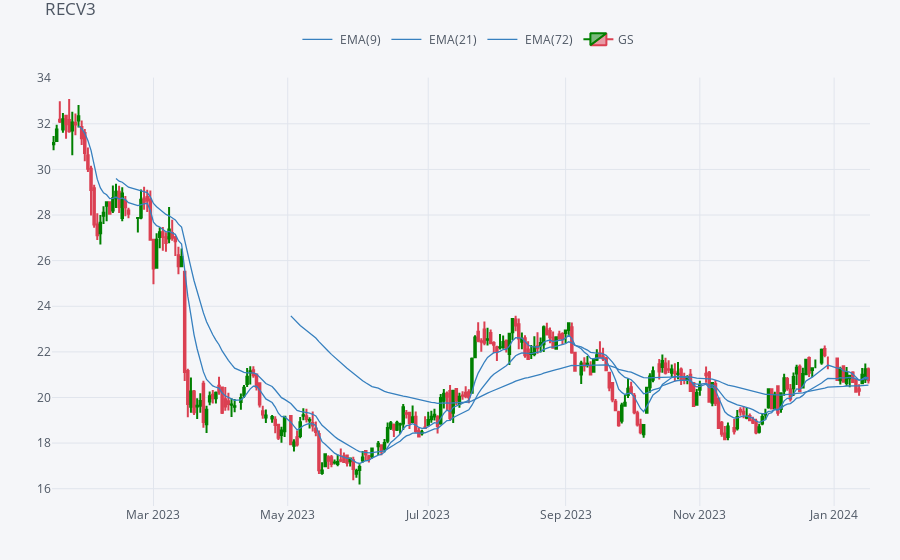

The cell this chart's notebook holds for it:
### Code cell
import cufflinks as cf
ativo = yf.download(tickers= x+'.SA', period = periodo , auto_adjust=True, progress = False )

qf=cf.QuantFig(ativo , title= x ,legend='top',name='GS',up_color='green', down_color='red' )
#qf.add_bollinger_bands(periods=20, boll_std=2, colors=['cyan','grey'], fill=True)
qf.add_ema(periods=9)
qf.add_ema(periods=21)
qf.add_ema(periods=72)

fig = qf.figure()
fig.update_xaxes(
    rangebreaks=[dict(bounds=["sat", "mon"])])
fig.show()

### Figure 1 — Plotly figure (JSON) as saved in the notebook; plotly's stock layout.template omitted (floating-point values rounded to 4 significant figures; data arrays with more than 128 entries replaced by an {"elided": "..."} marker saying what was removed)
{"data": [{"line": {"color": "rgba(55, 128, 191, 1.0)", "dash": "solid", "shape": "linear", "width": 1.3}, "mode": "lines", "name": " EMA(9)", "text": "", "type": "scatter", "x": {"elided": "249 str values"}, "y": {"elided": "249 mixed values"}, "yaxis": "y2"}, {"line": {"color": "rgba(55, 128, 191, 1.0)", "dash": "solid", "shape": "linear", "width": 1.3}, "mode": "lines", "name": " EMA(21)", "text": "", "type": "scatter", "x": {"elided": "249 str values"}, "y": {"elided": "249 mixed values"}, "yaxis": "y2"}, {"line": {"color": "rgba(55, 128, 191, 1.0)", "dash": "solid", "shape": "linear", "width": 1.3}, "mode": "lines", "name": " EMA(72)", "text": "", "type": "scatter", "x": {"elided": "249 str values"}, "y": {"elided": "249 mixed values"}, "yaxis": "y2"}, {"close": {"elided": "249 float values"}, "decreasing": {"line": {"color": "#db4052"}}, "high": {"elided": "249 float values"}, "increasing": {"line": {"color": "#008000"}}, "low": {"elided": "249 float values"}, "name": "GS", "open": {"elided": "249 float values"}, "showlegend": true, "type": "candlestick", "x": {"elided": "249 str values"}, "yaxis": "y2"}], "layout": {"legend": {"bgcolor": "#F5F6F9", "font": {"color": "#4D5663"}, "orientation": "h", "x": 0.3, "y": 0.95, "yanchor": "bottom"}, "margin": {"b": 30, "l": 30, "r": 30, "t": 30}, "paper_bgcolor": "#F5F6F9", "plot_bgcolor": "#F5F6F9", "showlegend": true, "title": {"font": {"color": "#4D5663"}, "text": "RECV3"}, "xaxis": {"anchor": "y2", "gridcolor": "#E1E5ED", "rangebreaks": [{"bounds": ["sat", "mon"]}], "rangeselector": {"bgcolor": "rgba(150, 200, 250, 1)", "buttons": [{"count": 1, "label": "1m", "step": "month", "stepmode": "backward"}, {"count": 1, "label": "1y", "step": "year", "stepmode": "backward"}], "font": {"size": 13}, "visible": false, "x": 0, "y": 0.9}, "rangeslider": {"visible": false}, "showgrid": true, "tickfont": {"color": "#4D5663"}, "title": {"font": {"color": "#4D5663"}, "text": ""}, "zerolinecolor": "#E1E5ED"}, "yaxis": {"gridcolor": "#E1E5ED", "showgrid": true, "showticklabels": false, "tickfont": {"color": "#4D5663"}, "title": {"font": {"color": "#4D5663"}, "text": ""}, "zerolinecolor": "#E1E5ED"}, "yaxis2": {"domain": [0, 0.9], "gridcolor": "#E1E5ED", "showgrid": true, "tickfont": {"color": "#4D5663"}, "title": {"font": {"color": "#4D5663"}, "text": ""}, "zerolinecolor": "#E1E5ED"}}}
